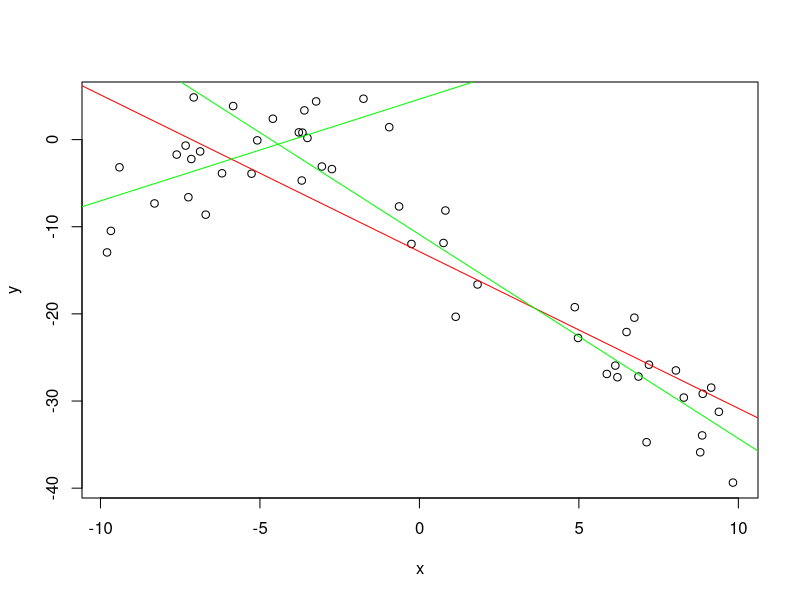

The R source for this figure:
inp = read.csv("data_bi_lin.csv")
plot(y~x,data=inp)
lmout = lm(y~x, data=inp)
abline(lmout, col="red")
errorlm = sum(lmout$residuals^2)
n=nrow(inp)
minerror = Inf
mini = 3
for(i in 1:(n-1)){
  error = 0
  lmout = lm(y~x, data=inp[1:i,])
  error = sum(lmout$residuals^2)
  lmout = lm(y~x, data=inp[(i+1):n,])
  error = error + sum(lmout$residuals^2)
  minerror=min(error,minerror)
  if(minerror==error) mini = i
}
lmout = lm(y~x, data=inp[1:mini,])
abline(lmout, col="green")
lmout = lm(y~x, data=inp[(mini+1):n,])
abline(lmout, col="green")
cat("error lm = ", errorlm)
cat("error broken = ", minerror)
cat("C =",inp[mini,2])